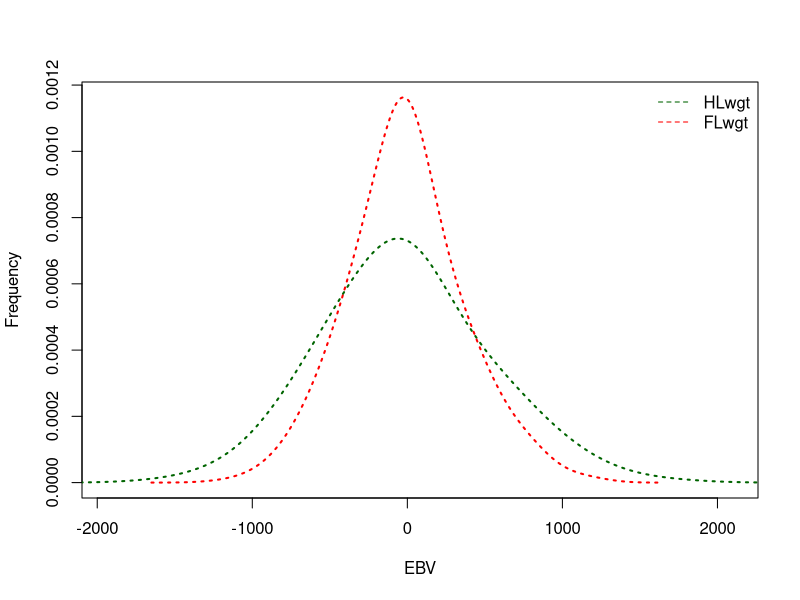

Source code (R): (Note: this script raises an error after producing the figure.)
#!/usr/bin/Rscript

# using EBVs as an example
## import EBVs
EBV_A <- read.table('example/EBV_A.txt',stringsAsFactors = F)[,2]
EBV_B <- read.table('example/EBV_B.txt',stringsAsFactors = F)[,2]
#EBV_A <- rnorm(10000,mean=0,100)
#EBV_B <- rnorm(10000,mean=100,100)

## compute the kernels of the EBVs
densEBV_A <- density(EBV_A,adjust=2)
densEBV_B <- density(EBV_B,adjust=2)

## for plotting, determine x and y axis
(xlims <- round(range(c(EBV_A,EBV_B)),2))
(xlims <- xlims+c(-200,200)) ## just fudging the the tails of the graph
(ylims <- range(c(densEBV_A$y,densEBV_B$y)))
namesEBV_AB <- c('HLwgt','FLwgt')

### plot the normal density curve
pdf('example.pdf')
plot(1,xlim=xlims,ylim=ylims,xlab='EBV',ylab='Frequency')
lines(densEBV_A,lty="dotted",col="darkgreen",lwd=2)
lines(densEBV_B,lty="dotted",col="red",lwd=2) 
legend('topright',legend=namesEBV_AB,col=c('darkgreen','red'),bty='n',lty=2)

## add lines for the means if needed
abline(v=mean(EBV_A),col='grey',lwd=1,col="darkgreen")
abline(v=mean(EBV_B),col='grey',lwd=1,col="red")
dev.off()


### other plotting tools "tiff" instead of pdf
dpi=300;width.cm<-14;height.cm<-14;width.in<-width.cm/2.54;height.in<-height.cm/2.54
tiff(file=outfile,width=width.in*dpi,height=height.in*dpi,units="px",res=dpi,compress="lzw")
par(mar=c(4,4,1,0.1))

dev.off()
